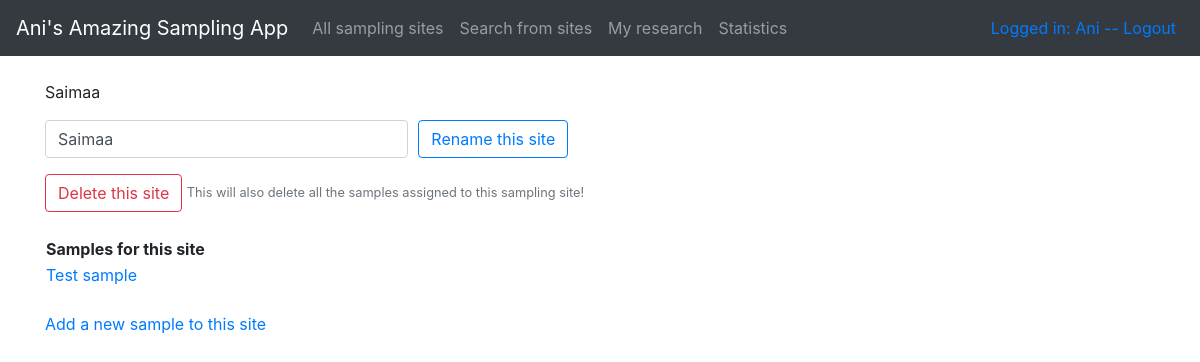
/sites/2 (signed in), run on the app's committed database.
### application/auth/models.py (models this page shows, shortened)
class User(Base):
    __tablename__="account"
    name = db.Column(db.String(144), nullable=False)
    username = db.Column(db.String(144), nullable=False)
    password = db.Column(db.String(144), nullable=False)
    mysites = db.relationship("Site", cascade="all, delete-orphan", secondary=users_sites,
        backref=db.backref('mysites', lazy='dynamic'), single_parent=True)
    mysamples = db.relationship("Sample", cascade="all, delete-orphan", secondary=users_samples,
        backref=db.backref('mysites', lazy='dynamic'), single_parent=True)

### application/sites/models.py (models this page shows, shortened)
class Site(Base):
    __tablename__="site"
    name = db.Column(db.String(144), nullable=False, index=True)
    samples = db.relationship("Sample", backref="site", lazy=True, cascade="all, delete-orphan", single_parent=True)

### application/samples/models.py (models this page shows, shortened)
class Sample(Base):
    __tablename__="sample"
    samplename = db.Column(db.String(144), nullable=False)
    sampletype = db.Column(db.String(144), nullable=False, index=True)
    species = db.Column(db.String(144), nullable=False, index=True)
    amount = db.Column(db.String(144), nullable=False)
    site_id = db.Column(db.Integer, db.ForeignKey('site.id'),
                           nullable=False)

### application/sites/views.py (the view)
@app.route("/sites/<site_id>", methods=["GET"])
def sites_show_one_site(site_id):
    site = Site.query.get(site_id)
    samples = site.samples
    return render_template("sites/single.html", site=site, form=RenameSiteForm(), samples=samples)

### application/sites/forms.py
class RenameSiteForm(FlaskForm):
    name = StringField("Site name", [validators.Length(min=2, max=20)])
    class Meta:
       csrf = False

### application/__init__.py (called while the page is built)
@login_manager.user_loader
def load_user(user_id):
    return User.query.get(user_id)

### application/templates/sites/single.html
{% extends "layout.html" %}
{% block body %}
<form method="POST" action="{{ url_for('sites_rename', site_id=site.id) }}">
  <p>
    {{site.name}}
  </p>
  {% if current_user.is_authenticated %}
  <div class="form-row align-items-center">
    <div class="col-4 mb-3">
      {{ form.name(value=site.name, class="form-control") }}
    </div>
    <div class="col-4 mb-3">
      <input type="submit" value="Rename this site" class="btn btn-outline-primary" />
    </div>
  </div>
</form>
{% else %}
<a href="{{ url_for('auth_login') }}">Log in to rename, delete or add samples to this site</a>
<br>
{% endif %}
{% if current_user.is_authenticated %}
<form method="POST" action="{{ url_for('sites_remove', site_id=site.id) }}">
  <div class="form-row align-items-center">
    <div class="col-auto mb-8">
      <input type="submit" value="Delete this site" class="btn btn-outline-danger" />
      <small id="noteInline" class="form-text, text-muted">
        This will also delete all the samples assigned to this sampling site!
      </small>
    </div>
  </div>
</form>
{% endif %}
<table>
  <br>
  <tr>
    <th>Samples for this site</th>
  </tr>
  {% for sample in samples %}
  <tr>
    <td><a href="{{ url_for('samples_show_one_sample', sample_id=sample.id) }}">{{ sample.samplename }}</a></td>
  </tr>
  {% endfor %}
</table>
<br>
{% if current_user.is_authenticated %}
<a href="{{ url_for('samples_form', site_id=site.id) }}">Add a new sample to this site</a>
{% endif %}
{% endblock %}

### application/templates/layout.html (shortened to what this page needs)
<!DOCTYPE html>
<html>
<head>
  <link rel="stylesheet" href="https://maxcdn.bootstrapcdn.com/bootstrap/4.0.0/css/bootstrap.min.css"
>
</head>
<body>
  <nav class="navbar navbar-expand-md navbar-dark bg-dark mb-4">
    <a class="navbar-brand" href={{ url_for('index') }}>Ani's Amazing Sampling App</a>
    <div class="collapse navbar-collapse" id="navbarCollapse">
      <ul class="navbar-nav mr-auto">
        <li class="nav-item">
          <a class="nav-link" href="{{ url_for('sites_index') }} ">All sampling sites</a>
        </li>
        <li class="nav-item">
          <a class="nav-link" href="{{ url_for('sites_search') }}">Search from sites</a>
        </li>
        {% if current_user.is_authenticated %}
        <li class="nav-item">
          <a class="nav-link" href="{{ url_for('auth_account') }} ">My research</a>
        </li>
        <li class="nav-item">
          <a class="nav-link" href="{{ url_for('see_statistics') }} ">Statistics</a>
        </li>
        {% endif %}
      </ul>
      <div class="form-inline mt-2 mt-md-0 ml-auto">
        <ul class="navbar-nav ml-auto">
          <li class="nav-item active px-2">
            {% if current_user.is_authenticated %}
            <a href="{{ url_for('auth_logout') }}">Logged in: {{ current_user.name }} -- Logout</a>
            {% else %}
            <a href="{{ url_for('auth_login') }}">Login</a>
          </li>
          <li class="nav-item active px-2">
            <a href="{{ url_for('auth_form') }}">Create a new account</a>
          </li>
          {% endif %}
        </ul>
      </div>
  </nav>
  <main role="main" class="container">
    {% block body %}{% endblock %}
  </main>
</body>
</html>

### data on the page
User: name "Ani"
Site: name "Saimaa"
Sample: samplename "Test sample"
